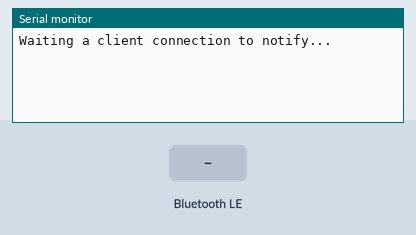
This sketch was run on a simulated ESP32. On the bench: the last lines printed to the serial monitor. The test bench sets the inputs (shaded band). Nothing arrives over Bluetooth unless stated; a phone connects over Bluetooth LE 3 s after start.

Above: at 1.2 s.
1.3 s: Bluetooth LE write "1" received
At 1.7 s:
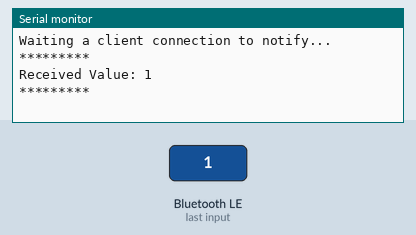
2.8 s: Bluetooth LE write "0" received
At 2.98 s:
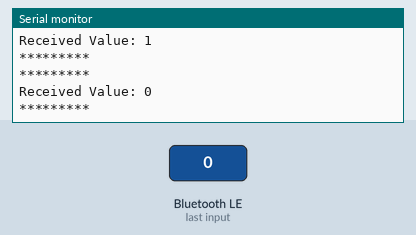
5.5 s: Bluetooth LE write "2" received
At 5.83 s:
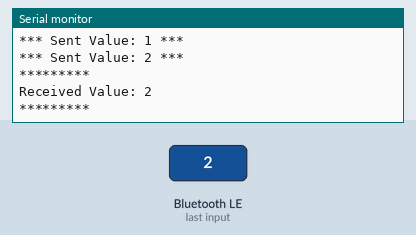
Timing chart, 0 to 8.5 s (numbered marks = the images above; inputs shaded):
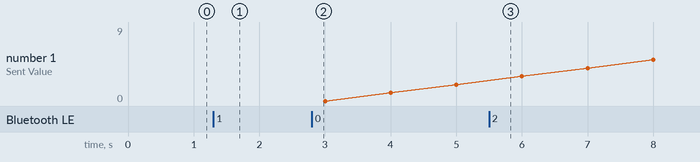

Measured:
- after the input at 1.3 s, the serial monitor: prints a new line after 0.05 s (image 1)
- after the input at 2.8 s, the serial monitor: prints a new line after 0.05 s (image 2)
- after the input at 5.5 s, the serial monitor: prints a new line after 0.05 s (image 3)

The sketch:

source.ino
```cpp
#include <BLEDevice.h>
#include <BLEServer.h>
#include <BLEUtils.h>
#include <BLE2902.h>

BLEServer *pServer = NULL;
BLECharacteristic * pTxCharacteristic;
bool deviceConnected = false;
bool oldDeviceConnected = false;
uint8_t txValue = 0;

// See the following for generating UUIDs:
// https://www.uuidgenerator.net/

#define SERVICE_UUID           "6E400001-B5A3-F393-E0A9-E50E24DCCA9E" // UART service UUID
#define CHARACTERISTIC_UUID_RX "6E400002-B5A3-F393-E0A9-E50E24DCCA9E"
#define CHARACTERISTIC_UUID_TX "6E400003-B5A3-F393-E0A9-E50E24DCCA9E"

char destination = "N4";

bool isSource = true;
bool getRoute = false;

char nextNode = NULL;


class MyServerCallbacks: public BLEServerCallbacks {
    void onConnect(BLEServer* pServer) {
      deviceConnected = true;
    };

    void onDisconnect(BLEServer* pServer) {
      deviceConnected = false;
    }
};

class MyCallbacks: public BLECharacteristicCallbacks {
    void onWrite(BLECharacteristic *pCharacteristic) {
      std::string rxValue = pCharacteristic->getValue();

      if (rxValue.length() > 0) {
        Serial.println("*********");
        Serial.print("Received Value: ");
        for (int i = 0; i < rxValue.length(); i++)
          Serial.print(rxValue[i]);

        Serial.println();
        Serial.println("*********");
      }
    }
};


void setup() {
  Serial.begin(115200);

  // Create the BLE Device
  BLEDevice::init("UART Service");

  // Create the BLE Server
  pServer = BLEDevice::createServer();
  pServer->setCallbacks(new MyServerCallbacks());

  // Create the BLE Service
  BLEService *pService = pServer->createService(SERVICE_UUID);

  // Create a BLE Characteristic
  pTxCharacteristic = pService->createCharacteristic(
                    CHARACTERISTIC_UUID_TX,
                    BLECharacteristic::PROPERTY_NOTIFY
                  );

  pTxCharacteristic->addDescriptor(new BLE2902());

  BLECharacteristic * pRxCharacteristic = pService->createCharacteristic(
                       CHARACTERISTIC_UUID_RX,
                      BLECharacteristic::PROPERTY_WRITE
                    );

  pRxCharacteristic->setCallbacks(new MyCallbacks());

  // Start the service
  pService->start();

  // Start advertising
  pServer->getAdvertising()->start();
  Serial.println("Waiting a client connection to notify...");
}

void loop() {

    if (deviceConnected) {
      Serial.printf("*** Sent Value: %d ***\n", txValue);
        pTxCharacteristic->setValue(&txValue, 1);
        pTxCharacteristic->notify();
        txValue++;
        delay(1000); // bluetooth stack will go into congestion, if too many packets are sent
  }

    // disconnecting
    if (!deviceConnected && oldDeviceConnected) {
        delay(500); // give the bluetooth stack the chance to get things ready
        pServer->startAdvertising(); // restart advertising
        Serial.println("start advertising");
        oldDeviceConnected = deviceConnected;
    }
    // connecting
    if (deviceConnected && !oldDeviceConnected) {
    // do stuff here on connecting
        oldDeviceConnected = deviceConnected;
    }
}
```
